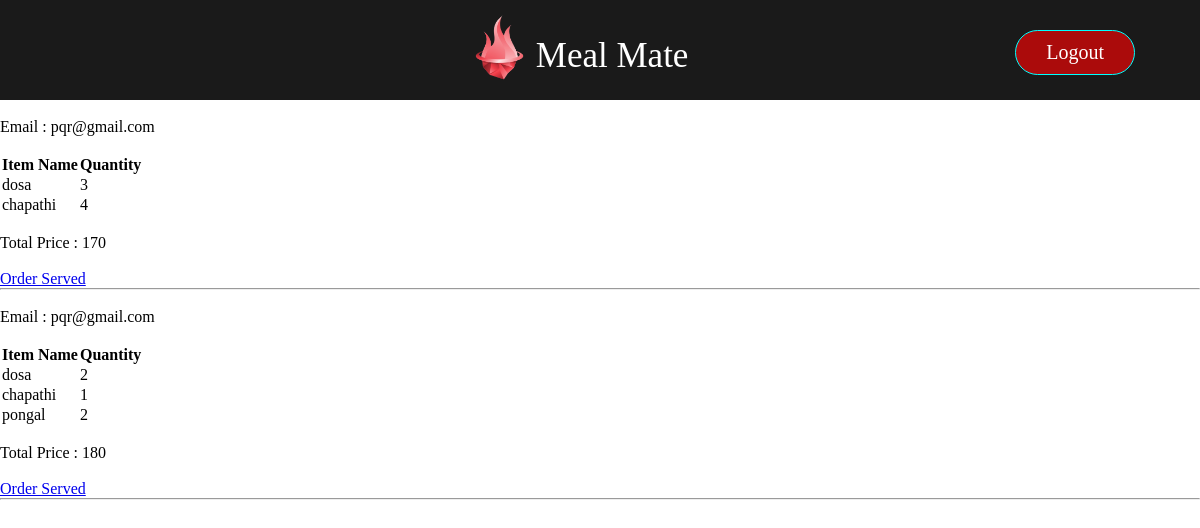
The page /viewOrders (signed in) on the database as committed earlier.
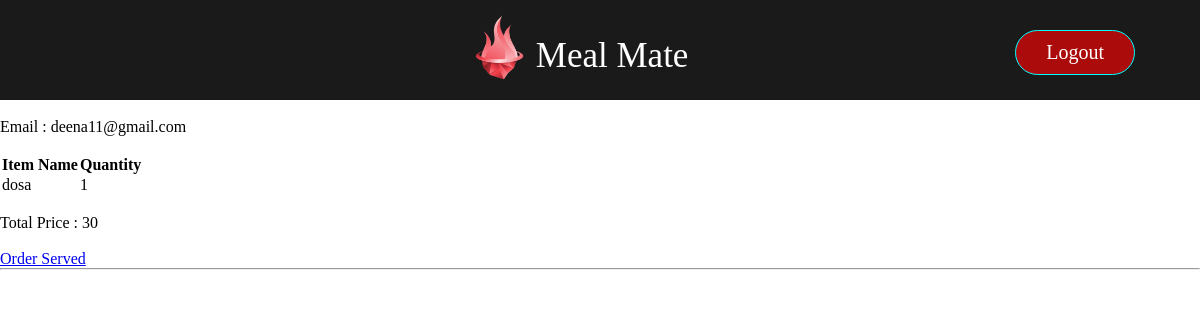
The same page on the database as committed later.
### app.py (models this page shows, shortened)
class orders(db.Model):
    __tablename__ = "orders"
    id = db.Column(db.Integer,primary_key = True)
    email = db.Column(db.Text)
    order = db.Column(db.Text)
    total_price = db.Column(db.Integer)

### app.py (the view)
@app.route('/viewOrders')
@login_required
def viewOrders():
    if current_user.is_authenticated and current_user.role == 'employee':
        list_of_orders = []
        all_orders = orders.query.all()
        for order_ in all_orders:
            id = order_.id
            email = order_.email
            items = json.loads(order_.order)
            price = order_.total_price
            list_of_orders.append([id,email,items,price])
        return render_template('viewOrders.html',list_of_orders = list_of_orders)
    else:
        return 'Entry Restricted! Only Employees Allowed'

### app.py (called while the page is built)
@login_manager.user_loader
def load_user(id):
    return signup.query.get(id)

### templates/viewOrders.html (shortened to what this page needs)
{% extends 'base.html' %}  {% block content %} {% for order in list_of_orders %}
<br />
<p>Email : {{ order[1] }}</p>
<br />
<table>
  <tr>
    <th>Item Name</th>
    <th>Quantity</th>
  </tr>
  {% for item in order[2] %}
  <tr>
    <td>{{ item[0] }}</td>
    <td>{{ item[1] }}</td>
  </tr>
  {% endfor %}
</table>
<br />
<p>Total Price : {{ order[3] }}</p>
<br />
<a href="/deleteOrder/{{order[0]}}">Order Served</a>
<br />
<hr />
{% endfor %} {% endblock %}

### templates/base.html (shortened to what this page needs)
<!DOCTYPE html>
<html lang="en">
  <head>
    <link rel="stylesheet" href="static/main.css" />
  </head>
  <body>
    <nav class="navigation">
      <ul class="nav">
        <li class="menu_icon">
          <a href="" onclick="showSideBar(event)" class="show_button"
            ><img src="static\menu_icon.png" alt="" class="show_button"
          /></a>
        </li>
        <li class="nav_img">
          <img src="static/logo.png" alt="" />
          <p>Meal Mate</p>
        </li>
        <li class="logOut">
            <a href="/logout">
              <p>Logout</p></a
            >
        </li>
      </ul>
    </nav>
    {% block content %} {% endblock %}
  </body>
</html>

### static/main.css (style rules this page uses)
* { margin: 0px; padding: 0px; }
.navigation { width: 100%; height: 100px; background-color: rgba(0, 0, 0, 0.899); opacity: 1; transition: opacity 0.3s ease-in-out; }
.nav { display: flex; list-style: none; align-items: center; vertical-align: middle; justify-content: space-between; }
.menu_icon { padding-left: 2%; margin-bottom: 10px; }
.nav_img { height: 100px; width: 33%; padding-left: 33%; padding-right: 25%; }
.nav_img img { min-width: 30px; min-height: 40px; max-width: 130px; max-height: 70px; display: inline; padding-top: 5px; }
.nav_img p { display: inline; font-size: 35px; vertical-align: 16px; color: white; }
.nav a img { min-width: 50px; min-height: 50px; padding-right: 0px; }
.logOut { margin-right: 65px; }
.logOut a { clear: both; float: left; border: 1px solid aqua; border-radius: 30px; padding: 10px; margin-top: 30px; margin-bottom: 40px; padding-left: 30px; padding-right: 30px; background-color: rgba(198, 9, 9, 0.845); color: white; font-weight: 500; margin-left: 5px; font-size: 20px; text-decoration: none; }

Rows that differ between the two databases and show on the page:
removed orders: email "pqr@gmail.com", item "dosa" "chapathi", item "3" "4", total_price "170"
removed orders: email "pqr@gmail.com", item "dosa" "chapathi" "pongal", item "2" "1" "2", total_price "180"
added orders: email "deena11@gmail.com", item "dosa", item "1", total_price "30"
